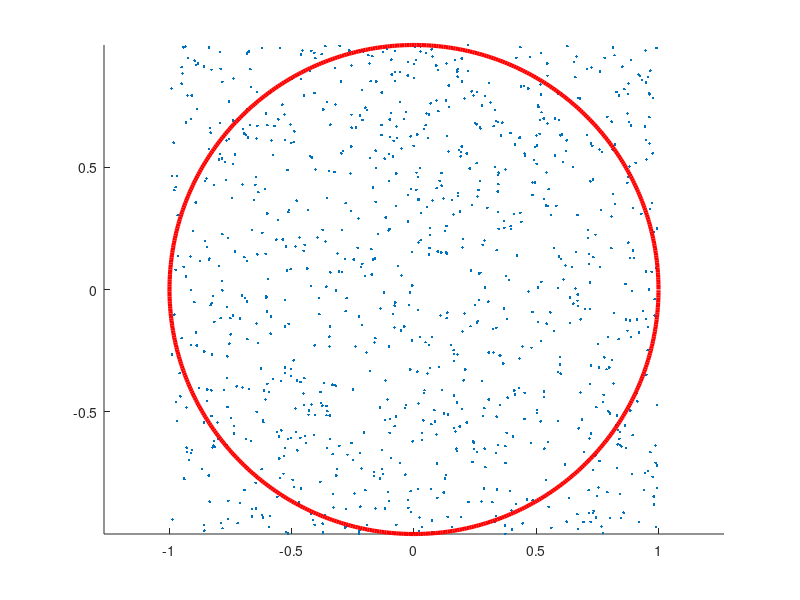

Recreate this plot in MATLAB.
%% P1
%1)
clear all
clc
d = 0.1;
x = -100:d:100;

D = 0;
for i = x
    D = D + d*(1/(1+i^2));
end
D

%%
%2)
clear all
clc
a=0;
b=1;
for i=0:100
    a=sqrt((2*a+2))/2;
    b=b*a;
end
c=1/(b/2)

%%
%3)
clear all
clc
b=0;
for i=1:100,
    a=4/(2*i-1)*(-1)^(i+1);
    b=b+a;
end
b

%% P2
%1)
clear all
clc
n = 1000;
x = -1 + 2*rand(n,2); % help rand
count = 0;
for j = 1:n
    if norm(x(j,:)) <= 1 % help norm
    count = count + 1;
    end
end
pi_est = (count/n)*4;
disp(pi_est)
% visualize
w = 0:0.01:2*pi;
z = cos(w) + 1i*sin(w);
figure(1); cla; hold on
plot(x(:,1),x(:,2),'.');
plot(real(z),imag(z),'r','linewidth',3); hold off
axis equal

%%
clear all
clc
n = 5;
x = rand(n,2)
x(2,:)